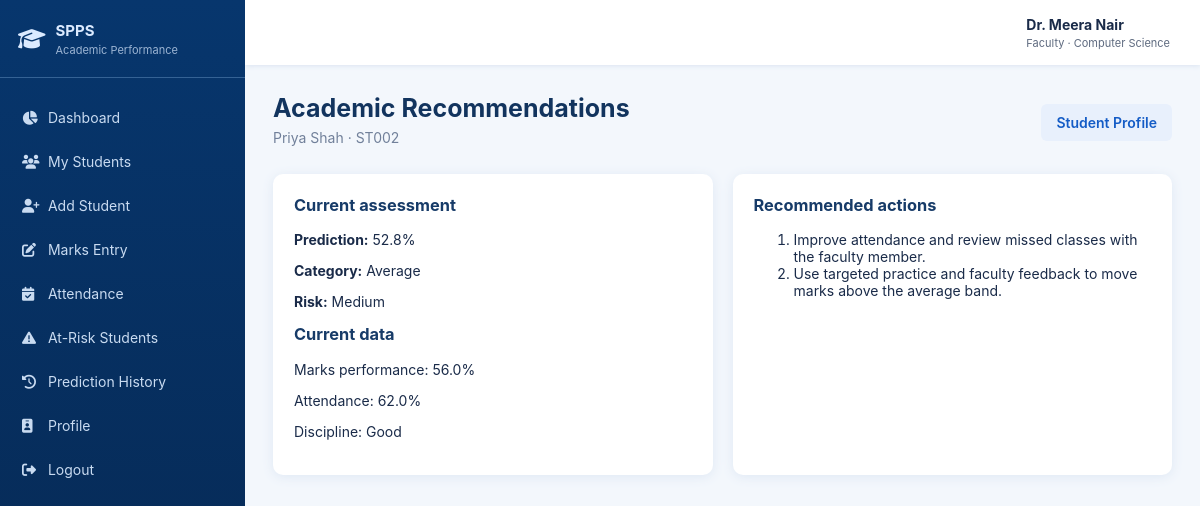
The app's page /recommendations/2 (signed in) with its own data.
### models.py (models this page shows, shortened)
class User(db.Model):
    id = db.Column(db.Integer, primary_key=True)
    username = db.Column(db.String(80), nullable=False, unique=True)
    email = db.Column(db.String(120), nullable=False, unique=True)
    password_hash = db.Column(db.String(255), nullable=False)
    role = db.Column(db.String(30), nullable=False, default='faculty')
    department = db.Column(db.String(80))
    phone = db.Column(db.String(20))
    status = db.Column(db.String(20), default='active')
    password_change_required = db.Column(db.Boolean, default=False)
    otp_hash = db.Column(db.String(255))
    otp_expires_at = db.Column(db.DateTime)
    created_at = db.Column(db.DateTime, default=datetime.utcnow)
    faculty = db.relationship('Faculty', backref='user', uselist=False, cascade='all, delete-orphan')

class Faculty(db.Model):
    id = db.Column(db.Integer, primary_key=True)
    user_id = db.Column(db.Integer, db.ForeignKey('user.id'), unique=True, nullable=False)
    faculty_id = db.Column(db.String(30), unique=True, nullable=False)
    name = db.Column(db.String(100), nullable=False)
    department = db.Column(db.String(80), nullable=False)

class Student(db.Model):
    id = db.Column(db.Integer, primary_key=True)
    student_id = db.Column(db.String(30), nullable=False, unique=True)
    name = db.Column(db.String(120), nullable=False)
    gender = db.Column(db.String(20))
    date_of_birth = db.Column(db.Date)
    department = db.Column(db.String(80), nullable=False)
    year = db.Column(db.Integer, nullable=False)
    semester = db.Column(db.Integer, nullable=False)
    email = db.Column(db.String(120))
    phone = db.Column(db.String(25))
    address = db.Column(db.Text)
    discipline = db.Column(db.String(20), default='Good')
    arrears = db.Column(db.Integer, default=0, nullable=False)
    attendance = db.Column(db.Float, default=0)
    previous_gpa = db.Column(db.Float, default=0)
    assignment_score = db.Column(db.Float, default=0)
    internal_mark = db.Column(db.Float, default=0)
    study_hours = db.Column(db.Float, default=0)
    previous_semester_mark = db.Column(db.Float, default=0)
    practical_mark = db.Column(db.Float, default=0)
    participation_score = db.Column(db.Float, default=0)
    backlogs = db.Column(db.Integer, default=0)
    assigned_faculty_id = db.Column(db.Integer, db.ForeignKey('faculty.id'))
    created_at = db.Column(db.DateTime, default=datetime.utcnow)
    updated_at = db.Column(db.DateTime, default=datetime.utcnow, onupdate=datetime.utcnow)
    predictions = db.relationship('Prediction', backref='student', lazy=True, cascade='all, delete-orphan')
    mark_records = db.relationship('MarkRecord', backref='student', lazy=True, cascade='all, delete-orphan')
    attendance_records = db.relationship('AttendanceRecord', backref='student', lazy=True, cascade='all, delete-orphan')

class Prediction(db.Model):
    id = db.Column(db.Integer, primary_key=True)
    student_id = db.Column(db.Integer, db.ForeignKey('student.id'), nullable=False)
    attendance = db.Column(db.Float)
    previous_gpa = db.Column(db.Float)
    internal_mark = db.Column(db.Float)
    assignment_score = db.Column(db.Float)
    study_hours = db.Column(db.Float)
    previous_semester_mark = db.Column(db.Float)
    practical_mark = db.Column(db.Float)
    participation_score = db.Column(db.Float)
    backlogs = db.Column(db.Integer)
    predicted_score = db.Column(db.Float, nullable=False)
    performance_category = db.Column(db.String(30))
    risk_level = db.Column(db.String(20))
    probability = db.Column(db.Float)
    model_version = db.Column(db.String(40))
    predicted_at = db.Column(db.DateTime, default=datetime.utcnow)

class MarkRecord(db.Model):
    id = db.Column(db.Integer, primary_key=True)
    student_id = db.Column(db.Integer, db.ForeignKey('student.id'), nullable=False)
    course_id = db.Column(db.Integer, db.ForeignKey('course.id'))
    subject_name = db.Column(db.String(120))
    subject_code = db.Column(db.String(30))
    assessment = db.Column(db.String(60), nullable=False)
    score = db.Column(db.Float, nullable=False)
    maximum_score = db.Column(db.Float, nullable=False, default=100)
    pass_mark = db.Column(db.Float, nullable=False, default=35)
    discipline = db.Column(db.String(20), default='Good')
    recorded_by = db.Column(db.Integer, db.ForeignKey('user.id'), nullable=False)
    created_at = db.Column(db.DateTime, default=datetime.utcnow)
    course = db.relationship('Course', backref='marks')
    @property
    def percentage(self):
        return round((self.score / self.maximum_score) * 100, 2) if self.maximum_score else 0

### app.py (the view)
@app.route('/recommendations/<int:id>')
@guard('admin', 'faculty')
def recommendation_page(id):
    s = student_or_404(id)
    last = Prediction.query.filter_by(student_id=s.id).order_by(Prediction.predicted_at.desc()).first()
    return render_template('recommendations.html', student=s, prediction=last,
                           recommendations=recommendations(s, last.risk_level if last else risk_level(s)),
                           performance_percent=performance_percent)

### app.py (called while the page is built)
def performance_percent(student):
    records = MarkRecord.query.filter_by(student_id=student.id).all()
    if not records:
        return 0.0
    return round(sum(r.percentage for r in records) / len(records), 1)

def recommendations(student, risk):
    out = []
    if student.attendance < 75:
        out.append('Improve attendance and review missed classes with the faculty member.')
    pct = performance_percent(student)
    if pct < 50:
        out.append('Provide subject-wise remedial support and a short weekly improvement plan.')
    elif pct < 65:
        out.append('Use targeted practice and faculty feedback to move marks above the average band.')
    if student.discipline == 'Bad':
        out.append('Discuss discipline expectations and agree on a classroom improvement plan.')
    return out or ['Maintain the current academic routine and continue regular faculty review.']

def current_user():
    return db.session.get(User, session.get('user_id')) if session.get('user_id') else None

def guard(*roles):
    def deco(fn):
        from functools import wraps
        @wraps(fn)
        def wrapped(*args, **kwargs):
            u = current_user()
            if not u:
                return redirect(url_for('login'))
            if roles and u.role not in roles:
                abort(403)
            return fn(*args, **kwargs)
        return wrapped
    return deco

def student_or_404(student_id):
    s = db.session.get(Student, student_id)
    if not s:
        abort(404)
    return s

@app.before_request
def csrf_protection():
    if request.method == 'POST' and request.form.get('_csrf_token') != session.get('_csrf_token'):
        abort(403)

@app.context_processor
def inject():
    if '_csrf_token' not in session:
        session['_csrf_token'] = secrets.token_urlsafe(32)
    return {
        'user': current_user(),
        'now': datetime.now(),
        'csrf_token': session['_csrf_token'],
        'assessment_defaults': app.config['ASSESSMENT_DEFAULTS'],
        'config': app.config,
    }

### templates/recommendations.html
{% extends 'base.html' %}
{% block content %}
<div class="page-head"><div><h1>Academic Recommendations</h1><p>{{student.name}} · {{student.student_id}}</p></div>
<a class="button secondary" href="{{url_for('student_profile',id=student.id)}}">Student Profile</a></div>
<div class="grid two">
<div class="card">
<h3>Current assessment</h3>
{% if prediction %}
<p><b>Prediction:</b> {{'%.1f'|format(prediction.predicted_score)}}%</p>
<p><b>Category:</b> {{prediction.performance_category}}</p>
<p><b>Risk:</b> {{prediction.risk_level}}</p>
{% else %}<p>No saved prediction exists yet. Recommendations use the current marks and attendance.</p>{% endif %}
<h3>Current data</h3>
<p>Marks performance: {{performance_percent(student) if performance_percent is defined else '—'}}%</p>
<p>Attendance: {{student.attendance}}%</p>
<p>Discipline: {{student.discipline}}</p>
</div>
<div class="card"><h3>Recommended actions</h3>
<ol>{% for item in recommendations %}<li>{{item}}</li>{% endfor %}</ol>
</div>
</div>
{% endblock %}

### templates/base.html (shortened to what this page needs)
<!doctype html>
<html lang="en">
<head>
<link rel="stylesheet" href="https://cdnjs.cloudflare.com/ajax/libs/font-awesome/6.7.2/css/all.min.css">
<link rel="stylesheet" href="{{ url_for('static',filename='css/style.css') }}">
</head>
<body>
{% if user %}
<aside>
  <div class="brand">
    <i class="fa-solid fa-graduation-cap"></i>
    <span>SPPS<small>Academic Performance</small></span>
  </div>
  <nav>
    <a href="{{url_for('dashboard')}}"><i class="fa fa-chart-pie"></i> Dashboard</a>
    <a href="{{url_for('students')}}"><i class="fa fa-users"></i> {{ 'My Students' if user.role=='faculty' else 'Students' }}</a>
    <a href="{{url_for('student_form')}}"><i class="fa fa-user-plus"></i> Add Student</a>
    <a href="{{url_for('marks_entry')}}"><i class="fa fa-pen-to-square"></i> Marks Entry</a>
    <a href="{{url_for('attendance_entry')}}"><i class="fa fa-calendar-check"></i> Attendance</a>
    <a href="{{url_for('at_risk')}}"><i class="fa fa-triangle-exclamation"></i> At-Risk Students</a>
    <a href="{{url_for('history')}}"><i class="fa fa-clock-rotate-left"></i> Prediction History</a>
    <a href="{{url_for('profile')}}"><i class="fa fa-id-badge"></i> Profile</a>
    <a href="{{url_for('logout')}}"><i class="fa fa-right-from-bracket"></i> Logout</a>
  </nav>
</aside>
<main>
<header>
  <div><b>{{ user.faculty.name if user.faculty else user.username }}</b><small>{{ user.role|title }} · {{ user.department or 'College' }}</small></div>
</header>
{% endif %}
<section class="content">
{% block content %}{% endblock %}
</section>
{% if user %}</main>{% endif %}
</body>
</html>

### static/css/style.css (style rules this page uses)
* { box-sizing:border-box }
body { margin:0;background:#f3f7fc;color:#1a2b49;font:14px Inter,Segoe UI,Arial,sans-serif }
aside { position:fixed;width:245px;inset:0 auto 0 0;background:linear-gradient(#07366d,#062750);color:#dbeaff;z-index:4 }
.brand { height:78px;padding:15px 18px;display:flex;align-items:center;gap:10px;border-bottom:1px solid #356294;font-size:22px }
.brand small,header small,table small { display:block;font-size:11px;font-weight:400;opacity:.7;margin-top:3px }
.brand span { font-weight:700;font-size:15px }
nav { padding:16px 10px }
nav a { display:block;color:#c9dbf1;text-decoration:none;padding:12px;border-radius:7px;margin:3px 0 }
nav i { width:22px }
main { margin-left:245px }
header { height:65px;background:#fff;box-shadow:0 1px 5px #dae4f1;display:flex;justify-content:flex-end;align-items:center;padding:0 30px }
.content { padding:28px;max-width:1600px;margin:auto }
.page-head,.profile-head { display:flex;justify-content:space-between;align-items:center;margin-bottom:22px }
.page-head h1,.profile-head h1 { margin:0;font-size:25px;color:#12345e }
.page-head p,.profile-head p { color:#71809a;margin:6px 0 }
.primary,.button,button { border:0;border-radius:6px;padding:10px 15px;cursor:pointer;text-decoration:none;display:inline-block;font-weight:600 }
.secondary { background:#e8f0fc;color:#145cc6 }
.card { background:#fff;border-radius:10px;padding:21px;box-shadow:0 2px 12px #dfe8f4;margin-bottom:20px }
.card h2,.card h3 { margin-top:0;color:#173b68 }
.grid { display:grid;gap:20px }
.two { grid-template-columns:1fr 1fr }

### records on screen
User: role "My Students", role "Faculty", department "Computer Science"
Faculty: faculty "Dr. Meera Nair"
Student: name "Priya Shah", student_id "ST002", attendance "62.0", discipline "Good"
Prediction: predicted_score "52.8", performance_category "Average", risk_level "Medium"
MarkRecord: maximum_score+score "56.0"

### other values on screen
{{ item }} "Improve attendance and review missed classes with the faculty member." "Use targeted practice and faculty feedback to move marks above the average band."
